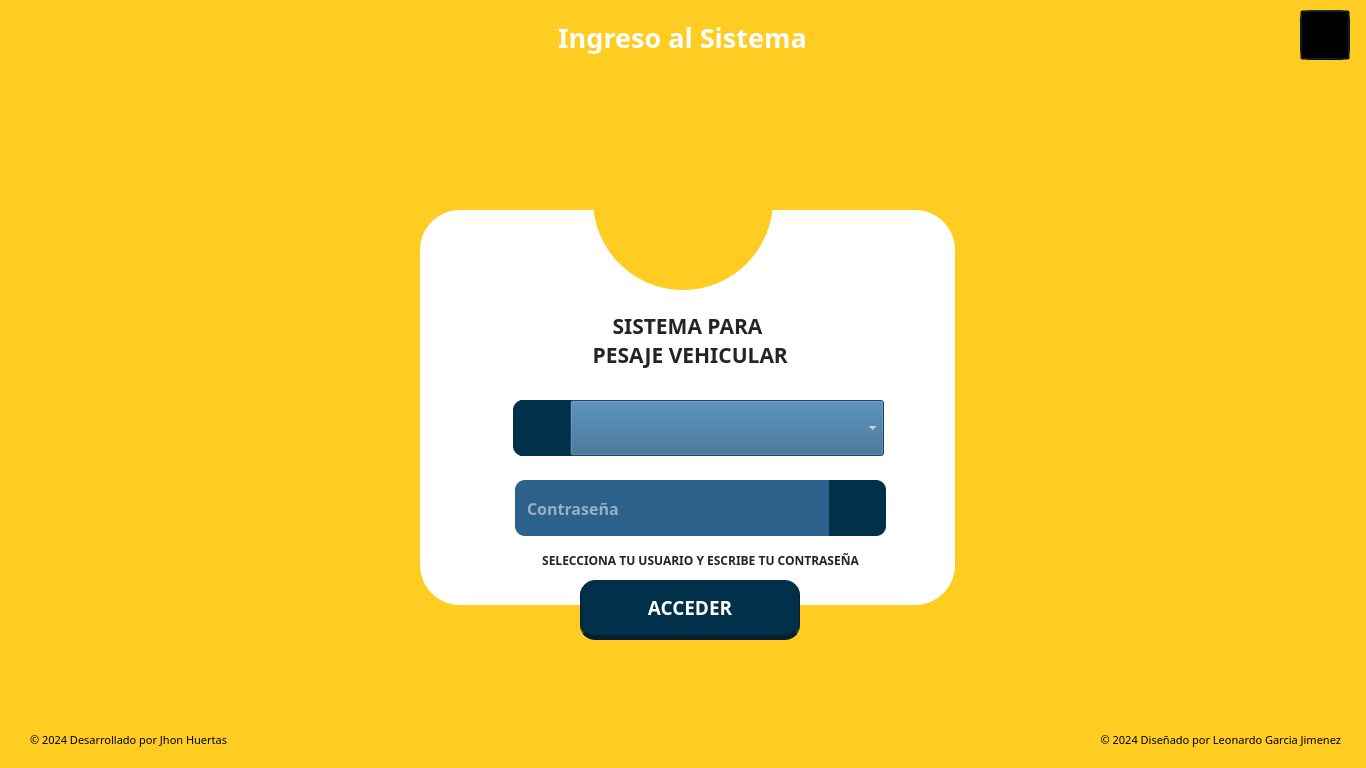
<?xml version="1.0" encoding="UTF-8"?>
<ui version="4.0">
 <class>MainWindow</class>
 <widget class="QMainWindow" name="MainWindow">
  <property name="geometry">
   <rect>
    <x>0</x>
    <y>0</y>
    <width>1366</width>
    <height>768</height>
   </rect>
  </property>
  <property name="windowTitle">
   <string>MainWindow</string>
  </property>
  <property name="styleSheet">
   <string notr="true">background-color: #FFCC21;</string>
  </property>
  <widget class="QWidget" name="centralwidget">
   <widget class="QComboBox" name="cbxUsers">
    <property name="geometry">
     <rect>
      <x>570</x>
      <y>400</y>
      <width>314</width>
      <height>56</height>
     </rect>
    </property>
    <property name="font">
     <font>
      <family>Montserrat</family>
      <pointsize>14</pointsize>
     </font>
    </property>
    <property name="styleSheet">
     <string notr="true">background-color: #2C618B;
color: rgb(255, 255, 255);
padding-left: 10px;</string>
    </property>
   </widget>
   <widget class="QLabel" name="lblIngresoAlSistema">
    <property name="geometry">
     <rect>
      <x>502</x>
      <y>0</y>
      <width>361</width>
      <height>75</height>
     </rect>
    </property>
    <property name="font">
     <font>
      <family>Montserrat</family>
      <pointsize>20</pointsize>
      <weight>75</weight>
      <bold>true</bold>
     </font>
    </property>
    <property name="styleSheet">
     <string notr="true">background-color: transparent;
color: rgb(255, 255, 255);</string>
    </property>
    <property name="text">
     <string>Ingreso al Sistema</string>
    </property>
    <property name="alignment">
     <set>Qt::AlignCenter</set>
    </property>
   </widget>
   <widget class="QLabel" name="imgSalidaDelSistema">
    <property name="geometry">
     <rect>
      <x>1300</x>
      <y>10</y>
      <width>50</width>
      <height>50</height>
     </rect>
    </property>
    <property name="styleSheet">
     <string notr="true">background-color: #2C618B;
color: rgb(255, 255, 255);
border:none;
border-radius: 10px;
border-left: 1px solid #01304A;
border-right: 1px solid #01304A;
border-bottom: 5px solid #01304A;
padding: 5px;</string>
    </property>
    <property name="text">
     <string/>
    </property>
    <property name="scaledContents">
     <bool>true</bool>
    </property>
   </widget>
   <widget class="QLabel" name="label_2">
    <property name="geometry">
     <rect>
      <x>820</x>
      <y>480</y>
      <width>56</width>
      <height>56</height>
     </rect>
    </property>
    <property name="styleSheet">
     <string notr="true">background-color: #01304A;</string>
    </property>
    <property name="text">
     <string/>
    </property>
   </widget>
   <widget class="QLabel" name="imgUser">
    <property name="geometry">
     <rect>
      <x>513</x>
      <y>400</y>
      <width>56</width>
      <height>56</height>
     </rect>
    </property>
    <property name="styleSheet">
     <string notr="true">border-radius:10px;
background-color: #01304A;
padding: 15px;</string>
    </property>
    <property name="text">
     <string/>
    </property>
    <property name="scaledContents">
     <bool>true</bool>
    </property>
   </widget>
   <widget class="QPushButton" name="btnSalirDelSistema">
    <property name="geometry">
     <rect>
      <x>1300</x>
      <y>10</y>
      <width>50</width>
      <height>50</height>
     </rect>
    </property>
    <property name="cursor">
     <cursorShape>PointingHandCursor</cursorShape>
    </property>
    <property name="styleSheet">
     <string notr="true">background-color: transparent;</string>
    </property>
    <property name="text">
     <string/>
    </property>
   </widget>
   <widget class="QLabel" name="lbltexto">
    <property name="geometry">
     <rect>
      <x>470</x>
      <y>550</y>
      <width>461</width>
      <height>20</height>
     </rect>
    </property>
    <property name="font">
     <font>
      <family>Montserrat</family>
      <pointsize>9</pointsize>
      <weight>75</weight>
      <bold>true</bold>
     </font>
    </property>
    <property name="styleSheet">
     <string notr="true">background-color: transparent;
color: #242424;</string>
    </property>
    <property name="text">
     <string>SELECCIONA TU USUARIO Y ESCRIBE TU CONTRASEÑA</string>
    </property>
    <property name="alignment">
     <set>Qt::AlignCenter</set>
    </property>
   </widget>
   <widget class="QLabel" name="imgLogoBalinsa">
    <property name="geometry">
     <rect>
      <x>530</x>
      <y>660</y>
      <width>320</width>
      <height>80</height>
     </rect>
    </property>
    <property name="text">
     <string/>
    </property>
    <property name="scaledContents">
     <bool>true</bool>
    </property>
    <property name="alignment">
     <set>Qt::AlignCenter</set>
    </property>
   </widget>
   <widget class="QLabel" name="imgIngresoAlSistema">
    <property name="geometry">
     <rect>
      <x>460</x>
      <y>0</y>
      <width>450</width>
      <height>75</height>
     </rect>
    </property>
    <property name="styleSheet">
     <string notr="true">background-color: rgba(255, 255, 255, 0);</string>
    </property>
    <property name="text">
     <string/>
    </property>
    <property name="scaledContents">
     <bool>true</bool>
    </property>
    <property name="alignment">
     <set>Qt::AlignCenter</set>
    </property>
   </widget>
   <widget class="QLabel" name="imgCirculoIngresoAlSistema">
    <property name="geometry">
     <rect>
      <x>593</x>
      <y>110</y>
      <width>180</width>
      <height>180</height>
     </rect>
    </property>
    <property name="styleSheet">
     <string notr="true">border-radius: 90px;</string>
    </property>
    <property name="text">
     <string/>
    </property>
    <property name="scaledContents">
     <bool>true</bool>
    </property>
    <property name="alignment">
     <set>Qt::AlignCenter</set>
    </property>
   </widget>
   <widget class="QLabel" name="imgPassword">
    <property name="geometry">
     <rect>
      <x>830</x>
      <y>480</y>
      <width>56</width>
      <height>56</height>
     </rect>
    </property>
    <property name="styleSheet">
     <string notr="true">border-radius:10px;
background-color: #01304A;
padding: 15px;</string>
    </property>
    <property name="text">
     <string/>
    </property>
    <property name="scaledContents">
     <bool>true</bool>
    </property>
   </widget>
   <widget class="QLabel" name="label">
    <property name="geometry">
     <rect>
      <x>520</x>
      <y>400</y>
      <width>56</width>
      <height>56</height>
     </rect>
    </property>
    <property name="styleSheet">
     <string notr="true">background-color: #01304A;</string>
    </property>
    <property name="text">
     <string/>
    </property>
   </widget>
   <widget class="QLabel" name="contenedorInicioSesion">
    <property name="geometry">
     <rect>
      <x>420</x>
      <y>210</y>
      <width>535</width>
      <height>395</height>
     </rect>
    </property>
    <property name="styleSheet">
     <string notr="true">border-radius: 40px;
background-color: rgb(255, 255, 255);</string>
    </property>
    <property name="text">
     <string/>
    </property>
    <property name="alignment">
     <set>Qt::AlignCenter</set>
    </property>
   </widget>
   <widget class="QPushButton" name="btnAccederSistema">
    <property name="geometry">
     <rect>
      <x>580</x>
      <y>580</y>
      <width>220</width>
      <height>60</height>
     </rect>
    </property>
    <property name="font">
     <font>
      <family>Montserrat</family>
      <pointsize>14</pointsize>
      <weight>75</weight>
      <bold>true</bold>
     </font>
    </property>
    <property name="cursor">
     <cursorShape>PointingHandCursor</cursorShape>
    </property>
    <property name="styleSheet">
     <string notr="true">QPushButton {
    background-color: #01304A;
    color: rgb(255, 255, 255);
    border: none;
    border-radius: 15px;
    border-left: 1px solid #011F2F;
    border-right: 1px solid #011F2F;
    border-bottom: 5px solid #011F2F;
}

QPushButton:hover {
    background-color: #023E5E;
}

QPushButton:pressed {
    background-color: #062B3F;
}</string>
    </property>
    <property name="text">
     <string>ACCEDER</string>
    </property>
   </widget>
   <widget class="QLabel" name="lblSistemaParaPesajeVehicular">
    <property name="geometry">
     <rect>
      <x>420</x>
      <y>300</y>
      <width>535</width>
      <height>80</height>
     </rect>
    </property>
    <property name="font">
     <font>
      <family>Montserrat ExtraBold</family>
      <pointsize>16</pointsize>
      <weight>75</weight>
      <bold>true</bold>
     </font>
    </property>
    <property name="styleSheet">
     <string notr="true">background-color: transparent;
color: #242424;</string>
    </property>
    <property name="text">
     <string>SISTEMA PARA 
 PESAJE VEHICULAR</string>
    </property>
    <property name="alignment">
     <set>Qt::AlignCenter</set>
    </property>
   </widget>
   <widget class="QLineEdit" name="txtUsers">
    <property name="geometry">
     <rect>
      <x>515</x>
      <y>480</y>
      <width>314</width>
      <height>56</height>
     </rect>
    </property>
    <property name="font">
     <font>
      <family>Montserrat</family>
      <pointsize>12</pointsize>
      <weight>75</weight>
      <bold>true</bold>
     </font>
    </property>
    <property name="styleSheet">
     <string notr="true">background-color: #2C618B;
color: rgb(255, 255, 255);
border-top-left-radius: 10px;
border-bottom-left-radius: 10px;
padding-left: 10px;</string>
    </property>
    <property name="placeholderText">
     <string>Contraseña</string>
    </property>
   </widget>
   <widget class="QLabel" name="label_3">
    <property name="geometry">
     <rect>
      <x>30</x>
      <y>730</y>
      <width>281</width>
      <height>20</height>
     </rect>
    </property>
    <property name="font">
     <font>
      <family>Montserrat Medium</family>
      <pointsize>8</pointsize>
      <weight>50</weight>
      <bold>false</bold>
     </font>
    </property>
    <property name="text">
     <string>© 2024 Desarrollado por Jhon Huertas</string>
    </property>
    <property name="alignment">
     <set>Qt::AlignLeading|Qt::AlignLeft|Qt::AlignVCenter</set>
    </property>
   </widget>
   <widget class="QLabel" name="label_4">
    <property name="geometry">
     <rect>
      <x>1020</x>
      <y>730</y>
      <width>321</width>
      <height>20</height>
     </rect>
    </property>
    <property name="font">
     <font>
      <family>Montserrat Medium</family>
      <pointsize>8</pointsize>
      <weight>50</weight>
      <bold>false</bold>
     </font>
    </property>
    <property name="text">
     <string>© 2024 Diseñado por Leonardo Garcia Jimenez</string>
    </property>
    <property name="alignment">
     <set>Qt::AlignRight|Qt::AlignTrailing|Qt::AlignVCenter</set>
    </property>
   </widget>
   <zorder>contenedorInicioSesion</zorder>
   <zorder>imgSalidaDelSistema</zorder>
   <zorder>label_2</zorder>
   <zorder>btnSalirDelSistema</zorder>
   <zorder>lbltexto</zorder>
   <zorder>imgLogoBalinsa</zorder>
   <zorder>imgIngresoAlSistema</zorder>
   <zorder>label</zorder>
   <zorder>btnAccederSistema</zorder>
   <zorder>lblSistemaParaPesajeVehicular</zorder>
   <zorder>txtUsers</zorder>
   <zorder>imgCirculoIngresoAlSistema</zorder>
   <zorder>cbxUsers</zorder>
   <zorder>imgUser</zorder>
   <zorder>imgPassword</zorder>
   <zorder>lblIngresoAlSistema</zorder>
   <zorder>label_3</zorder>
   <zorder>label_4</zorder>
  </widget>
 </widget>
 <resources/>
 <connections/>
</ui>
